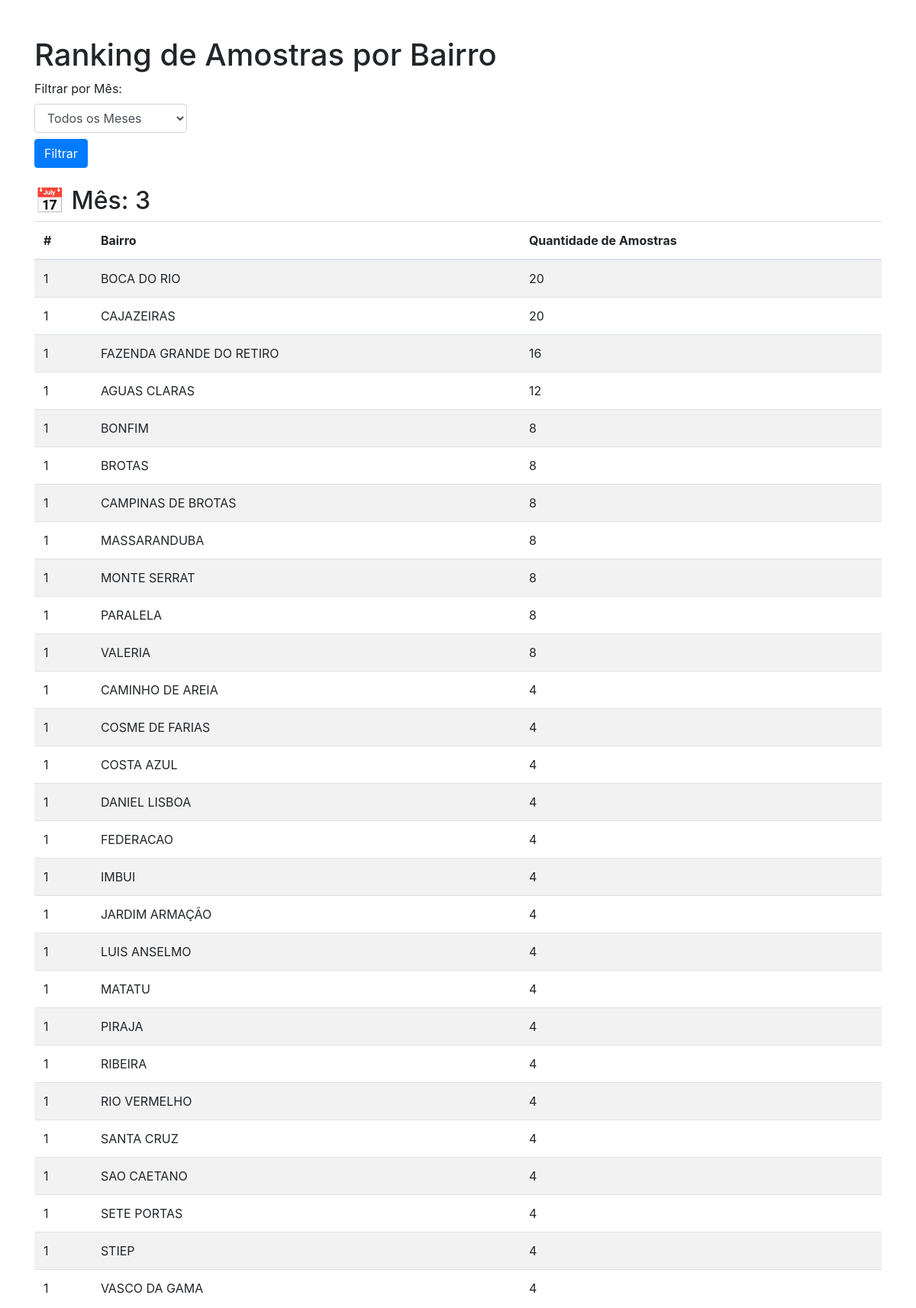
Page /ranking (upper part) on the committed database.
### tables this page shows
CREATE TABLE dados (
            id INTEGER PRIMARY KEY AUTOINCREMENT,
            numero_da_amostra TEXT,
            tipo_da_forma_de_abastecimento TEXT,
            ano INTEGER,
            mes INTEGER,
            data_da_coleta TEXT,
            area TEXT,
            zona TEXT,
            latitude REAL,
            longitude REAL,
            parametro TEXT,
            resultado TEXT,
            procedencia_da_coleta TEXT,
            ponto_de_coleta TEXT
        );

### app.py (the view)
@app.route('/ranking', methods=['GET'])
def ranking():
    mes = request.args.get('mes')  # Pegando o mês selecionado na URL (ex: ?mes=3)
    df = carregar_dados(mes)
    if 'area' not in df.columns or 'mes' not in df.columns:
        return "Colunas necessárias não encontradas."
    ranking_mensal = df.groupby(['mes', 'area']).size().reset_index(name='quantidade_amostras')
    ranking_mensal = ranking_mensal.sort_values(by=['mes', 'quantidade_amostras'], ascending=[True, False])
    dados_por_mes = {}
    for mes_unico in sorted(ranking_mensal['mes'].unique()):
        dados_por_mes[mes_unico] = ranking_mensal[ranking_mensal['mes'] == mes_unico][['area', 'quantidade_amostras']].to_dict(orient='records')
    meses = [
        {'numero': i, 'nome': nome} for i, nome in enumerate(
            ['Janeiro', 'Fevereiro', 'Março', 'Abril', 'Maio', 'Junho',
             'Julho', 'Agosto', 'Setembro', 'Outubro', 'Novembro', 'Dezembro'], start=1
        )
    ]
    return render_template('ranking.html', dados_por_mes=dados_por_mes, meses=meses, mes_selecionado=mes)

### app.py (called while the page is built)
def carregar_dados(mes=None):
    conn = sqlite3.connect('dados_sisagua.db')
    query = "SELECT * FROM dados"
    if mes:
        query += f" WHERE mes = {int(mes)}"
    df = pd.read_sql_query(query, conn)
    conn.close()
    return df

### templates/ranking.html (shortened to what this page needs)
<!DOCTYPE html>
<html lang="pt-BR">
<head>
    <link rel="stylesheet" href="https://stackpath.bootstrapcdn.com/bootstrap/4.5.2/css/bootstrap.min.css">
</head>
<body>
    <div class="container">
        <h1 class="mt-5">Ranking de Amostras por Bairro</h1>
        <form method="get" action="/ranking" class="mb-4">
            <label for="mes">Filtrar por Mês:</label>
            <select name="mes" id="mes" class="form-control" style="width: 200px;">
                <option value="">Todos os Meses</option>
            </select>
            <button type="submit" class="btn btn-primary mt-2">Filtrar</button>
        </form>
        {% if dados_por_mes %}
            {% for mes, ranking in dados_por_mes.items() %}
                <h2>📅 Mês: {{ mes }}</h2>
                <table class="table table-striped">
                    <thead>
                        <tr>
                            <th>#</th>
                            <th>Bairro</th>
                            <th>Quantidade de Amostras</th>
                        </tr>
                    </thead>
                    <tbody>
                        {% set counter = 1 %}
                        {% for dado in ranking %}
                            <tr>
                                <td>{{ counter }}</td>
                                <td>{{ dado['area'] }}</td>
                                <td>{{ dado['quantidade_amostras'] }}</td>
                            </tr>
                            {% set counter = counter + 1 %}
                        {% endfor %}
                    </tbody>
                </table>
            {% endfor %}
        {% else %}
            <p>🔴 Nenhum dado disponível para exibir.</p>
        {% endif %}
    </div>
</body>
</html>

### rows in the picture
dados: counter "1", area "BOCA DO RIO", quantidade_amostras "20"
dados: counter "1", area "CAJAZEIRAS", quantidade_amostras "20"
dados: counter "1", area "FAZENDA GRANDE DO RETIRO", quantidade_amostras "16"
dados: counter "1", area "AGUAS CLARAS", quantidade_amostras "12"
dados: counter "1", area "BONFIM", quantidade_amostras "8"
dados: counter "1", area "BROTAS", quantidade_amostras "8"
dados: counter "1", area "CAMPINAS DE BROTAS", quantidade_amostras "8"
dados: id "1", area "MASSARANDUBA", quantidade_amostras "8"
dados: counter "1", area "MONTE SERRAT", quantidade_amostras "8"
dados: counter "1", area "PARALELA", quantidade_amostras "8"
dados: counter "1", area "VALERIA", quantidade_amostras "8"
dados: counter "1", area "CAMINHO DE AREIA", quantidade_amostras "4"
dados: counter "1", area "COSME DE FARIAS", quantidade_amostras "4"
dados: counter "1", area "COSTA AZUL", quantidade_amostras "4"
dados: counter "1", area "DANIEL LISBOA", quantidade_amostras "4"
dados: counter "1", area "FEDERACAO", quantidade_amostras "4"
dados: counter "1", area "IMBUI", quantidade_amostras "4"
dados: counter "1", area "JARDIM ARMAÇÃO", quantidade_amostras "4"
dados: counter "1", area "LUIS ANSELMO", quantidade_amostras "4"
dados: counter "1", area "MATATU", quantidade_amostras "4"
dados: counter "1", area "PIRAJA", quantidade_amostras "4"
dados: counter "1", area "RIBEIRA", quantidade_amostras "4"
dados: counter "1", area "RIO VERMELHO", quantidade_amostras "4"
dados: counter "1", area "SANTA CRUZ", quantidade_amostras "4"
dados: counter "1", area "SAO CAETANO", quantidade_amostras "4"
dados: counter "1", area "SETE PORTAS", quantidade_amostras "4"
dados: counter "1", area "STIEP", quantidade_amostras "4"
dados: counter "1", area "VASCO DA GAMA", quantidade_amostras "4"

### other values in the picture
{{ mes }} "3"
